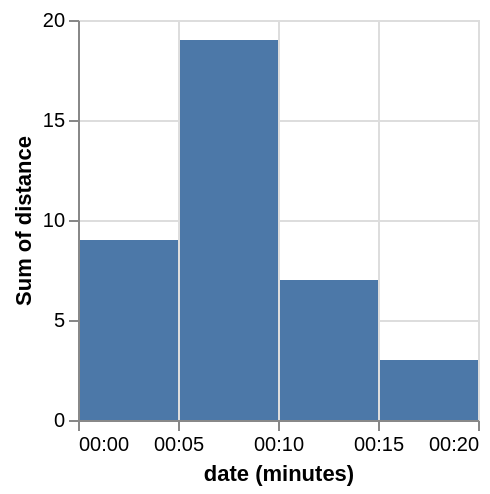

Source (Vega-Lite JSON):
### Vega specification from a JSON file in a GitHub repository (floating-point values rounded to 4 significant figures)
{"$schema": "https://vega.github.io/schema/vega/v5.json", "description": "Showing sum of distance traveled for each 5-minute interval.", "background": "white", "padding": 5, "width": 200, "height": 200, "style": "cell", "data": [{"name": "source_0", "values": [{"date": "Sun, 01 Jan 2012 00:00:00", "distance": 1}, {"date": "Sun, 01 Jan 2012 00:01:00", "distance": 1}, {"date": "Sun, 01 Jan 2012 00:02:00", "distance": 2}, {"date": "Sun, 01 Jan 2012 00:03:00", "distance": 1}, {"date": "Sun, 01 Jan 2012 00:04:00", "distance": 4}, {"date": "Sun, 01 Jan 2012 00:05:00", "distance": 2}, {"date": "Sun, 01 Jan 2012 00:06:00", "distance": 5}, {"date": "Sun, 01 Jan 2012 00:07:00", "distance": 2}, {"date": "Sun, 01 Jan 2012 00:08:00", "distance": 6}, {"date": "Sun, 01 Jan 2012 00:09:00", "distance": 4}, {"date": "Sun, 01 Jan 2012 00:10:00", "distance": 1}, {"date": "Sun, 01 Jan 2012 00:11:00", "distance": 1}, {"date": "Sun, 01 Jan 2012 00:12:00", "distance": 3}, {"date": "Sun, 01 Jan 2012 00:13:00", "distance": 0}, {"date": "Sun, 01 Jan 2012 00:14:00", "distance": 2}, {"date": "Sun, 01 Jan 2012 00:15:00", "distance": 3}]}, {"name": "data_0", "source": "source_0", "transform": [{"type": "formula", "expr": "toDate(datum[\"date\"])", "as": "date"}, {"field": "date", "type": "timeunit", "units": ["minutes"], "step": 5, "as": ["minutes_step_5_date", "minutes_step_5_date_end"]}, {"type": "aggregate", "groupby": ["minutes_step_5_date", "minutes_step_5_date_end"], "ops": ["sum"], "fields": ["distance"], "as": ["sum_distance"]}, {"type": "filter", "expr": "(isDate(datum[\"minutes_step_5_date\"]) || (isValid(datum[\"minutes_step_5_date\"]) && isFinite(+datum[\"minutes_step_5_date\"]))) && isValid(datum[\"sum_distance\"]) && isFinite(+datum[\"sum_distance\"])"}]}], "marks": [{"name": "marks", "type": "rect", "style": ["bar"], "from": {"data": "data_0"}, "encode": {"update": {"fill": {"value": "#4c78a8"}, "ariaRoleDescription": {"value": "bar"}, "description": {"signal": "\"date (minutes)\" + \": \" + (timeFormat(datum[\"minutes_step_5_date\"], timeUnitSpecifier([\"minutes\"], {\"year-month\":\"%b %Y \",\"year-month-date\":\"%b %d, %Y \"}))) + \"; \" + \"Sum of distance\" + \": \" + (format(datum[\"sum_distance\"], \"\"))"}, "x2": [{"test": "!isValid(datum[\"minutes_step_5_date\"]) || !isFinite(+datum[\"minutes_step_5_date\"])", "value": 0}, {"scale": "x", "field": "minutes_step_5_date", "offset": 1}], "x": [{"test": "!isValid(datum[\"minutes_step_5_date\"]) || !isFinite(+datum[\"minutes_step_5_date\"])", "value": 0}, {"scale": "x", "field": "minutes_step_5_date_end"}], "y": {"scale": "y", "field": "sum_distance"}, "y2": {"scale": "y", "value": 0}}}}], "scales": [{"name": "x", "type": "time", "domain": {"data": "data_0", "fields": ["minutes_step_5_date", "minutes_step_5_date_end"]}, "range": [0, {"signal": "width"}]}, {"name": "y", "type": "linear", "domain": {"data": "data_0", "field": "sum_distance"}, "range": [{"signal": "height"}, 0], "nice": true, "zero": true}], "axes": [{"scale": "x", "orient": "bottom", "gridScale": "y", "grid": true, "tickCount": {"signal": "ceil(width/40)"}, "domain": false, "labels": false, "aria": false, "maxExtent": 0, "minExtent": 0, "ticks": false, "zindex": 0}, {"scale": "y", "orient": "left", "gridScale": "x", "grid": true, "tickCount": {"signal": "ceil(height/40)"}, "domain": false, "labels": false, "aria": false, "maxExtent": 0, "minExtent": 0, "ticks": false, "zindex": 0}, {"scale": "x", "orient": "bottom", "grid": false, "title": "date (minutes)", "format": {"signal": "timeUnitSpecifier([\"minutes\"], {\"year-month\":\"%b %Y \",\"year-month-date\":\"%b %d, %Y \"})"}, "labelFlush": true, "labelOverlap": true, "tickCount": {"signal": "ceil(width/40)"}, "zindex": 0}, {"scale": "y", "orient": "left", "grid": false, "title": "Sum of distance", "labelOverlap": true, "tickCount": {"signal": "ceil(height/40)"}, "zindex": 0}]}
